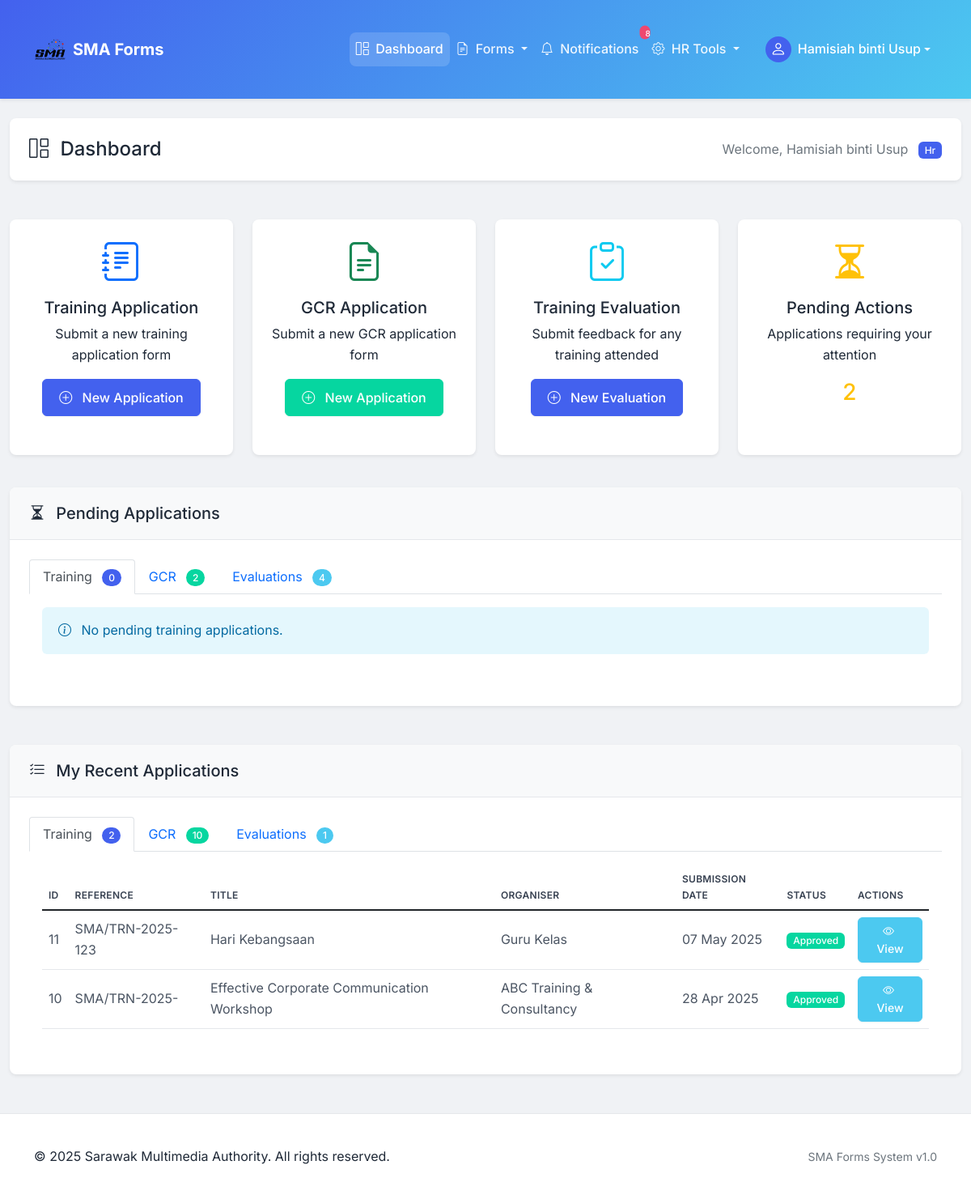
/dashboard.php (signed in), run on the app's committed database.
### tables this page shows
CREATE TABLE `training_applications` (
  `id` int(11) NOT NULL,
  `reference_number` varchar(20) DEFAULT NULL,
  `user_id` int(11) NOT NULL,
  `programme_title` varchar(255) NOT NULL,
  `venue` varchar(255) NOT NULL,
  `organiser` varchar(255) NOT NULL,
  `date_time` datetime NOT NULL,
  `fee` decimal(10,2) NOT NULL,
  `requestor_name` varchar(100) NOT NULL,
  `post_grade` varchar(100) NOT NULL,
  `unit_division` varchar(100) NOT NULL,
  `requestor_date` date NOT NULL,
  `justification` text NOT NULL,
  `status` enum('pending_submission','pending_hod','pending_hr','pending_gm','approved','rejected') NOT NULL DEFAULT 'pending_hod',
  `evaluation_status` enum('pending','completed') DEFAULT 'pending',
  `evaluation_date` datetime DEFAULT NULL,
  `hod_id` int(11) DEFAULT NULL,
  `hod_decision` enum('recommended','not_recommended') DEFAULT NULL,
  `hod_comments` text DEFAULT NULL,
  `hod_date` date DEFAULT NULL,
  `hr_id` int(11) DEFAULT NULL,
  `hr_comments` text DEFAULT NULL,
  `budget_status` enum('yes','no') DEFAULT NULL,
  `credit_hours` int(11) DEFAULT NULL,
  `budget_comments` text DEFAULT NULL,
  `hr_date` date DEFAULT NULL,
  `gm_decision` enum('approved','rejected') DEFAULT NULL,
  `gm_date` date DEFAULT NULL,
  `gm_signature` longtext DEFAULT NULL,
  `gm_comments` text DEFAULT NULL,
  `created_at` timestamp NOT NULL DEFAULT current_timestamp(),
  `updated_at` timestamp NOT NULL DEFAULT current_timestamp() ON UPDATE current_timestamp()
);

### dashboard.php (the view, shortened to what the rows shown need)
<?php
require_once 'config.php';
require_once 'training_controller.php';
$training_controller = new TrainingController();
$my_training = $training_controller->getUserApplications();
function getStatusBadgeClass($status) {
    switch ($status) {
        case 'pending_hr':
        case 'pending_hr1':
        case 'pending_hr2':
        case 'pending_hr3':
            return 'bg-primary';
        case 'approved':
            return 'bg-success';
        case 'completed':
            return 'bg-success';
    }
}
?>
<?php include 'header.php'; ?>
<div class="container-fluid py-4">
    <div class="row">
        <div class="col-12">
            <div class="card shadow-sm">
                <div class="card-body">
                    <div class="tab-content p-3" id="myTabsContent">
                        <div class="tab-pane fade show active" id="my-training" role="tabpanel" aria-labelledby="my-training-tab">
                            <?php if (count($my_training) > 0): ?>
                            <div class="table-responsive">
                                <table class="table table-hover">
                                    <thead>
                                        <tr>
                                            <th>ID</th>
                                            <th>Reference</th>
                                            <th>Title</th>
                                            <th>Organiser</th>
                                            <th>Submission Date</th>
                                            <th>Status</th>
                                            <th>Actions</th>
                                        </tr>
                                    </thead>
                                    <tbody>
                                        <?php foreach ($my_training as $application): ?>
                                        <tr>
                                            <td><?php echo $application['id']; ?></td>
                                            <td><?php echo $application['reference_number'] ?? 'Pending'; ?></td>
                                            <td><?php echo htmlspecialchars($application['programme_title'] ?? 'Untitled Training'); ?></td>
                                            <td><?php echo htmlspecialchars($application['organiser']); ?></td>
                                            <td><?php echo date('d M Y', strtotime($application['created_at'])); ?></td>
                                            <td>
                                                <span class="badge <?php echo getStatusBadgeClass($application['status']); ?>">
                                                    <?php echo isset($application['status_text']) ? $application['status_text'] : ucwords(str_replace('_', ' ', $application['status'])); ?>
                                                </span>
                                            </td>
                                            <td>
                                                <a href="view_application.php?type=training&id=<?php echo $application['id']; ?>" class="btn btn-sm btn-info">
                                                    <i class="bi bi-eye me-1"></i> View
                                                </a>
                                            </td>
                                        </tr>
                                        <?php endforeach; ?>
                                    </tbody>
                                </table>
                            </div>
                            <?php else: ?>
                            <div class="alert alert-info">
                                <i class="bi bi-info-circle me-2"></i> No training applications found.
                            </div>
                            <?php endif; ?>
                        </div>
                    </div>
                </div>
            </div>
        </div>
    </div>
</div>
<?php include 'footer.php'; ?>

### data on the page
training_applications: id "11", reference_number "SMA/TRN-2025-123", programme_title "Hari Kebangsaan", organiser "Guru Kelas", created_at "07 May 2025", status_text "Approved"
training_applications: id "10", reference_number "SMA/TRN-2025-", programme_title "Effective Corporate Communication Workshop", organiser "ABC Training & Consultancy", created_at "28 Apr 2025", status_text "Approved"

### other printed values
$notification_count "8"
$_SESSION['user_name'] "Hamisiah binti Usup"
$user_name "Hamisiah binti Usup"
$user_role "Hr"
count($pending_training) + count($pending_gcr) "2"
count($pending_training) "0"
count($pending_gcr) "2"
count($pending_evaluations) "4"
count($my_training) "2"
count($my_gcr) "10"
count($my_evaluations) "1"
